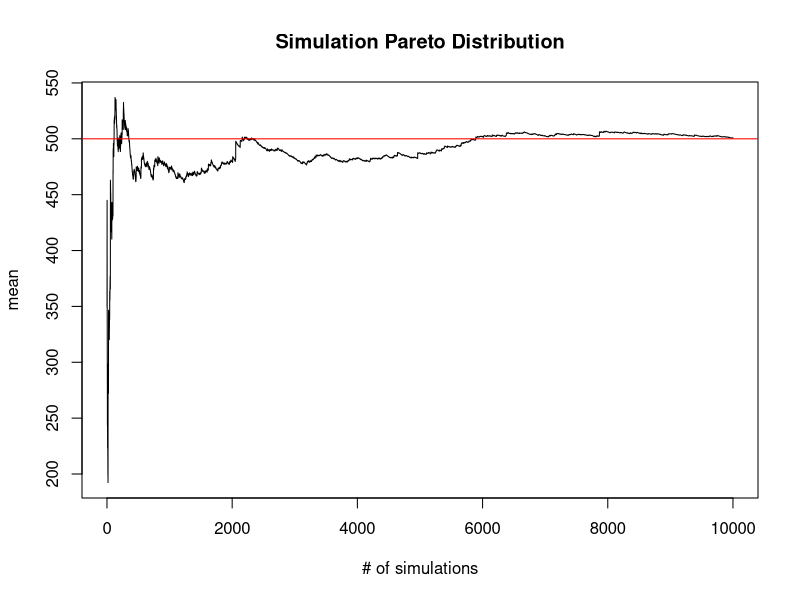
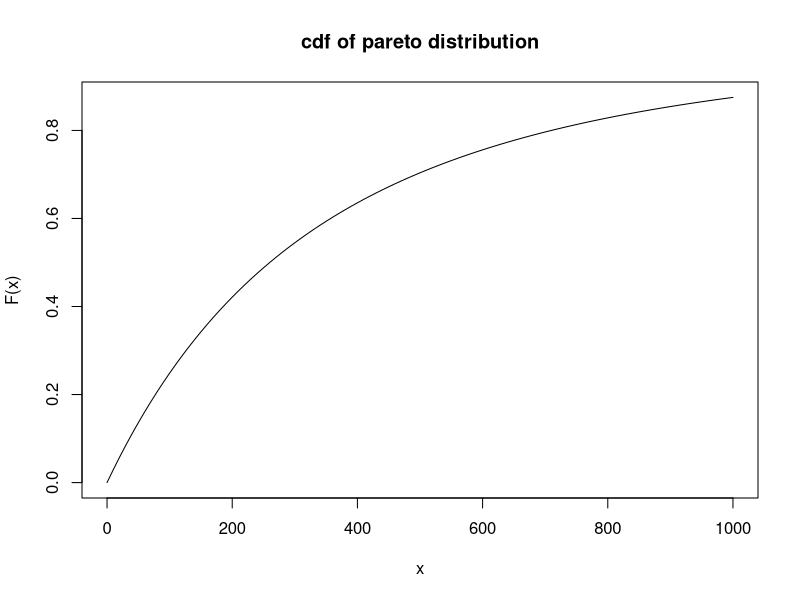
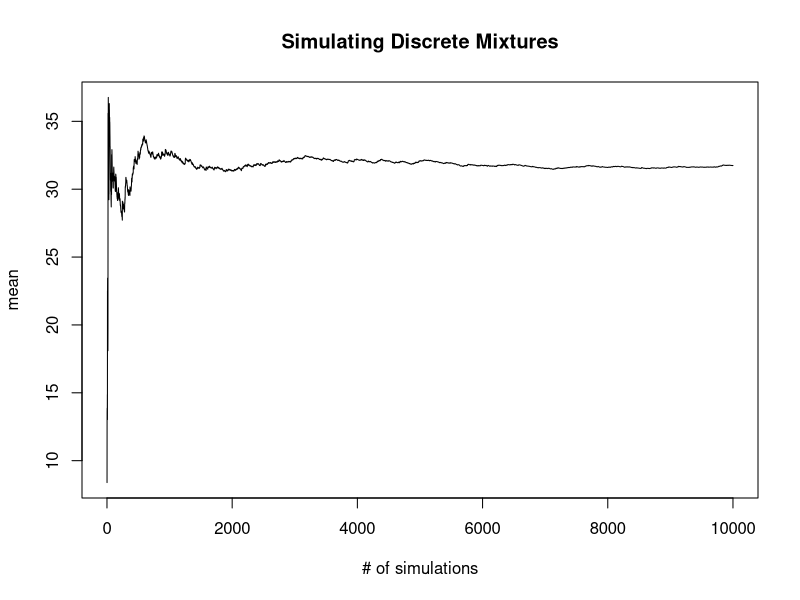
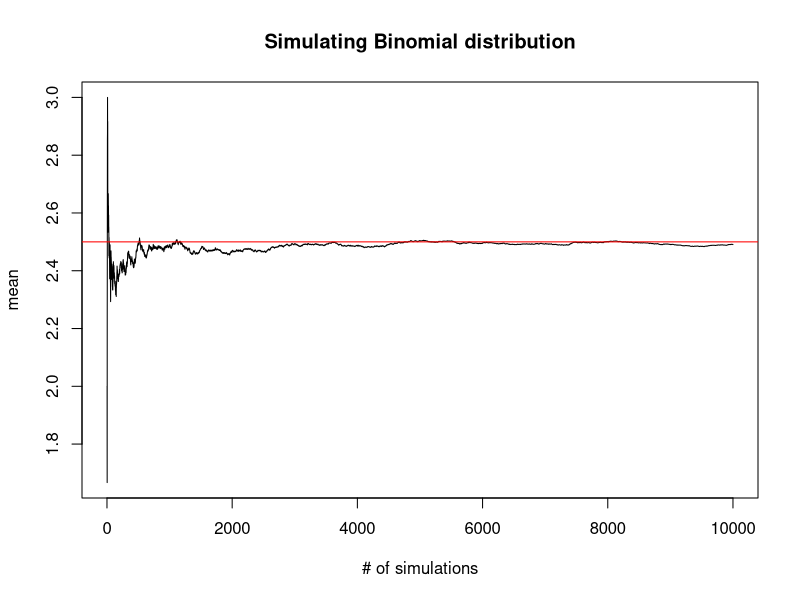
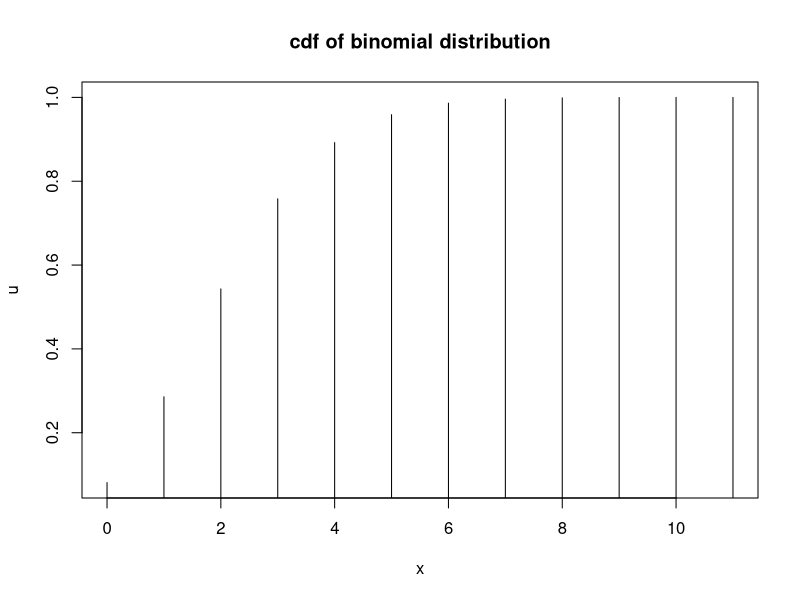

Write the R code that produced these figures, in order. (Note: a time limit stopped this script after it produced the figures.)
## ---- chunk 1
knitr::opts_chunk$set(echo = TRUE)
## ---- chunk 2
## Pareto Distribution

set.seed(111)
n <- 10000
x <- as.data.frame(matrix(data=0, nrow=n, ncol=3))

for (i in 1:n){
  x[i,1] <- 1000*((1-runif(1))^(-1/3)-1)
}

x[1,2] <- x[1,1]

for (i in 1:n){
  x[i+1,2]<- x[i,2]+x[i+1,1]
}

for (i in 1:n){
  x[i,2] <- x[i,2]/i
}


x <- x[-10001,]
plot(x=1:n, y=x[,2], type = "l", , main = "Simulation Pareto Distribution", xlab="# of simulations", ylab="mean")
abline(h=500, col="red")


x[,3] <- cut(x$V1, breaks = c(-1,100,250,500,750,1000,1500,2500,5000,10000,1000000000000000,10000000000000000))

k <- table(x$V3)
k
k_t <- t(k)

c <- as.data.frame(matrix(data=k_t, nrow=11, ncol=1))
c[1,2] <- 10000*(1-(1000/(100+1000))^3)
c[2,2] <- 10000*((1-(1000/(250+1000))^3)-(1-(1000/(100+1000))^3))
c[3,2] <- 10000*((1-(1000/(500+1000))^3)-(1-(1000/(250+1000))^3))
c[4,2] <- 10000*((1-(1000/(750+1000))^3)-(1-(1000/(500+1000))^3))
c[5,2] <- 10000*((1-(1000/(1000+1000))^3)-(1-(1000/(750+1000))^3))
c[6,2] <- 10000*((1-(1000/(1500+1000))^3)-(1-(1000/(1000+1000))^3))
c[7,2] <- 10000*((1-(1000/(2500+1000))^3)-(1-(1000/(1500+1000))^3))
c[8,2] <- 10000*((1-(1000/(5000+1000))^3)-(1-(1000/(2500+1000))^3))
c[9,2] <- 10000*((1-(1000/(10000+1000))^3)-(1-(1000/(5000+1000))^3))
c[10,2] <- 10000-sum(c$V2[1:9]) 

c[,3] <- (c[,1]-c[,2])^2/c[,2]

c[11,1] <- sum(c$V1[1:10])
c[11,2] <- sum(c$V2[1:10])
c[11,3] <- sum(c$V3[1:10])
c

colnames(x) =c("pseudorandom number", "mean", "interval")
colnames(c) =c("observed", "expected", "chi-square")

cp <- function(x){
  k=1-(1000/(x+1000))^3
  return(k)
}

plot(cp, xlim = c(0,1000), main = "cdf of pareto distribution", ylab = "F(x)")


## Discrete Mixtures

dm <- as.data.frame(matrix(data = 0, nrow = 10000, ncol = 5))
colnames(dm) =c("u1","u2","interval","x", "mean")

# 난수 생성 (u)
for (i in 1:10000){
  for (j in 1:2){
    dm[i,j] <- runif(1)  
  }
} 

# interval
dm[,3] <- cut(dm$u1, breaks = c(0,0.3,0.8,1))
m <- table(dm$interval)
m

# generating psuedorandom sapmples
for (i in 1:10000){
  if(dm[i,1]<=0.3){
    dm[i,4] <- (-log(1-dm[i,2])/0.02) 
  }else if(0.3<dm[i,1] & dm[i,1]<=0.8){
    dm[i,4] <- (-log(1-dm[i,2])/0.04)
  }else{
    dm[i,4] <- (-log(1-dm[i,2])/0.05)
  }
}

mean(dm$x)
sd(dm$x)

# generating mean
dm[1,5] <- dm[1,4]
for (i in 1:10000){
  dm[i+1,5] <- dm[i,5]+dm[i+1,4]
}
dm <- dm[-10001,]

for (i in 1:10000){
  dm[i,5] <- dm[i,5]/i
}



# graph mean
plot(dm$mean, type = "l", main = "Simulating Discrete Mixtures", ylab = "mean", xlab = "# of simulations")


## Time or Age of Death from a Life Table
lt <- as.data.frame(matrix(data = 0, nrow = 10000, ncol = 4))
colnames(lt)=c("u","interval","x", "mean")




# 난수 생성 (u)
for (i in 1:10000){
      lt[i,1] <- runif(1)  
}

# interval
lt[,2] <- cut(lt$u, breaks = c(0,0.0810582,0.28575174,0.54316897,0.75811670,
                               0.89218763,0.95881682,0.98629855,0.99597466,
                               0.998494347,0.99974981,0.99994610))

# generating psuedorandom sapmples
for (i in 1:10000){
  if(lt[i,1]<=0.0810582){
    lt[i,3] <- 0
  }else if(0.0810582<lt[i,1] & lt[i,1]<=0.28575174){
    lt[i,3] <- 1
  }else if(0.28575174<lt[i,1] & lt[i,1]<=0.54316897){
    lt[i,3] <- 2
  }else if(0.54316897<lt[i,1] & lt[i,1]<=0.75811670){
    lt[i,3] <- 3
  }else if(0.75811670<lt[i,1] & lt[i,1]<=0.89218763){
    lt[i,3] <- 4
  }else if(0.89218763<lt[i,1] & lt[i,1]<=0.95881682){
    lt[i,3] <- 5
  }else if(0.95881682<lt[i,1] & lt[i,1]<=0.98629855){
    lt[i,3] <- 6
  }else if(0.98629855<lt[i,1] & lt[i,1]<=0.99597466){
    lt[i,3] <- 7
  }else if(0.99597466<lt[i,1] & lt[i,1]<=0.998494347){
    lt[i,3] <- 8
  }else if(0.998494347<lt[i,1] & lt[i,1]<=0.99974981){
    lt[i,3] <- 9
  }else if(0.99974981<lt[i,1] & lt[i,1]<=0.99994610){
    lt[i,3] <- 10
  }else{
    lt[i,3] <- 11
  }
}

mean(lt$x)


# generating mean
lt[1,4] <- lt[1,3]
for (i in 1:10000){
  lt[i+1,4] <- lt[i,4]+lt[i+1,3]
}
lt <- lt[-10001,]

for (i in 1:10000){
  lt[i,4] <- lt[i,4]/i
}


# graph mean
plot(lt$mean, type = "l", main = "Simulating Binomial distribution", ylab = "mean", xlab = "# of simulations")
abline(h=2.5, col="red")


# graph cdf of binomial
y<-pbinom(0:11, size = 250, prob = 0.01)
plot(0:11, y, type = "h", main = "cdf of binomial distribution", xlab = "x", ylab = "u")
y


## Simulating from the (a, b, 0) Class

# Poisson
# s생성
set.seed(999)
ab_sp <- as.data.frame(matrix(data = 0, nrow = 10000, ncol = 21))
colnames(ab_sp)=c("0","1","2","3","4","5","6","7","8","9","10",
               "11","12","13","14","15","16","17","18","19","20")

for (i in 1:10000){
  for (j in 1:21){
    ab_sp[i,j] <- -log(1-runif(1))/2.5
  }
}

# t 생성
ab_tp <-as.data.frame(matrix(data = 0, nrow = 10000,ncol=21))
colnames(ab_tp)=c("0","1","2","3","4","5","6","7","8","9","10",
                 "11","12","13","14","15","16","17","18","19","mean")

ab_tp[,1] <- ab_sp[,1]

for (j in 1:10000){
  for (i in 1:20){
    ab_tp[j,i+1] <- ab_tp[j,i]+ab_sp[j,i+1]
  }
}

for (j in 1:10000){
  for (i in 1:20){
    if(ab_tp[j,i] >=1){
      ab_tp[j,i] <- NA
    }else{
      ab_tp[j,i] 
    }
  }
}


# Binomial
# s생성
ab_sb <- as.data.frame(matrix(data = 0, nrow = 10000, ncol = 21))
colnames(ab_sb)=c("0","1","2","3","4","5","6","7","8","9","10",
                 "11","12","13","14","15","16","17","18","19","20")

for (i in 1:10000){
  for (j in 1:21){
    ab_sb[i,j] <- -log(1-runif(1))/(-250*log(1-0.01)+log(1-0.01)*j)
  }
}

# t 생성
ab_tb <-as.data.frame(matrix(data = 0, nrow = 10000,ncol=21))
colnames(ab_tb)=c("0","1","2","3","4","5","6","7","8","9","10",
                  "11","12","13","14","15","16","17","18","19","mean")

ab_tb[,1] <- ab_sb[,1]

for (j in 1:10000){
  for (i in 1:20){
    ab_tb[j,i+1] <- ab_tb[j,i]+ab_sb[j,i+1]
  }
}

for (j in 1:10000){
  for (i in 1:20){
    if(ab_tb[j,i] >=1){
      ab_tb[j,i] <- NA
    }else{
      ab_tb[j,i] 
    }
  }
}



# Negative Binomial
# s생성
ab_sn <- as.data.frame(matrix(data = 0, nrow = 10000, ncol = 21))
colnames(ab_sn)=c("0","1","2","3","4","5","6","7","8","9","10",
                  "11","12","13","14","15","16","17","18","19","20")

for (i in 1:10000){
  for (j in 1:21){
    ab_sn[i,j] <- -log(1-runif(1))/(250*log(1+0.01)+log(1+0.01)*j)
  }
}

# t 생성
ab_tn <-as.data.frame(matrix(data = 0, nrow = 10000,ncol=21))
colnames(ab_tn)=c("0","1","2","3","4","5","6","7","8","9","10",
                  "11","12","13","14","15","16","17","18","19","mean")

ab_tn[,1] <- ab_sn[,1]

for (j in 1:10000){
  for (i in 1:20){
    ab_tn[j,i+1] <- ab_tn[j,i]+ab_sn[j,i+1]
  }
}

for (j in 1:10000){
  for (i in 1:20){
    if(ab_tn[j,i] >=1){
      ab_tn[j,i] <- NA
    }else{
      ab_tn[j,i] 
    }
  }
}



# use inversion method to get normal distribution

nd <- as.data.frame(matrix(data=0, nrow = 10000, ncol = 2))
colnames(nd)=c("u","z")

for (i in 1:10000){
  nd[i,1] <- runif(1)
}

for (i in 1:10000){
  nd[i,2] <- qnorm(nd[i,1], 0, 1)
}


# Box-Muller
rnorm.boxmuller = function(n, mean=0, sd=1){
  u1 = runif(ceiling(n/2))
  u2 = runif(ceiling(n/2))
  z1 = sqrt(-2*log(u1))*cos(2*pi*u2)
  z2 = sqrt(-2*log(u1))*sin(2*pi*u2)
  c(z1, z2)[1:n]*sd+mean
}



# Polar method
PolarMethod<-function(N)
{
  
  x<-numeric(N)
  y<-numeric(N)
  z<-numeric(N)
  
  i<-1
  
  while(i<=N)
  {u1<-runif(1)
  u2<-runif(1)
  v1<-(2*u1)-1
  v2<-(2*u2)-1
  s<-(v1^2)+(v2^2)
  
  if(s<=1)
  {
    x[i]<-((-2*log(s)/s)^(1/2))*v1
    y[i]<-((-2*log(s)/s)^(1/2))*v2
    z[i]<-(x[i]+y[i])/sqrt(2) #standarization
    i<-i+1
  }
  else
    i<-i-1
  }
  
  return(z)
}
z<-PolarMethod(100000)

# inversion method & Box-Muller & Polar method

par(mfrow=c(1,2))

hist(nd$z, freq = F, ylab = "density", main = "Inversion method", xlab = "z")
curve(dnorm(x),from=-3,to=3,add=TRUE, col="red")

hist(rnorm.boxmuller(100000), freq=F, ylab = "density", main = "Box-Muller", xlab = "z")
curve(dnorm(x),from=-3,to=3,add=TRUE, col="red")

hist(z, freq=F, ylab="density", xlab=" z", main = "Polar method")
curve(dnorm(x),from=-3,to=3,add=TRUE, col="red")


# Determine n
pareto <- as.data.frame(matrix(data=0, nrow=10000, ncol=3))
colnames(pareto) <- c("x", "count F(1000)", "percentile")

for (i in 1:10000){
  pareto[i,1] <- 1000*((1-runif(1))^(-1/3)-1)
}

for (i in 1:10000){
  if(pareto[i,1]<=1000){
    pareto[i,2] <- 1
  }else{
    pareto[i,2] <- 0
  }
}


pareto[,3] <- sort(pareto[,1])


quantile(pareto[,3], c(0.9))



pareto[10001,1] <- mean(pareto[1:10000,1])
pareto[10001,2] <- sum(pareto[1:10000,2])/10000
